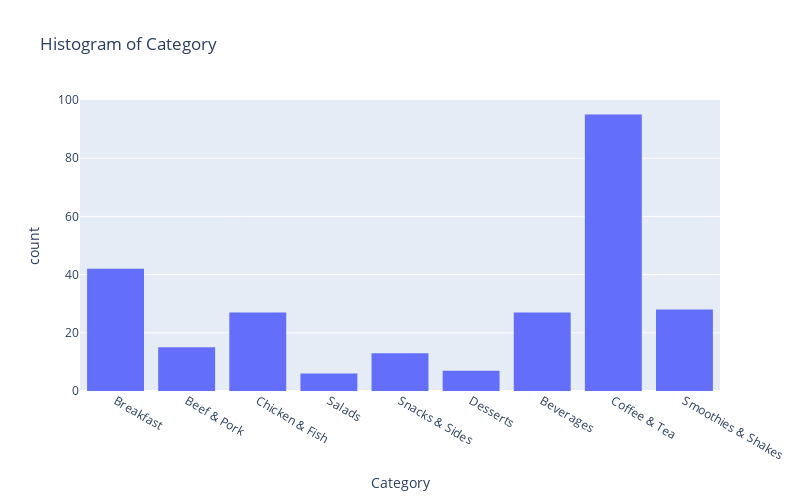

The cell this chart's notebook holds for it:
### Code cell
#Using plotly Express as px
fig = px.histogram(data_frame=df, x="Category",
                   title="Histogram of Category",
                   width=800, height=500)
fig.show()
pio.write_html(fig, file="HistogramOfCategory.html", auto_open=True)

### Figure 1 — Plotly figure (JSON) as saved in the notebook; plotly's stock layout.template omitted (floating-point values rounded to 4 significant figures; data arrays with more than 128 entries replaced by an {"elided": "..."} marker saying what was removed)
{"data": [{"alignmentgroup": "True", "bingroup": "x", "hovertemplate": "Category=%{x}<br>count=%{y}<extra></extra>", "legendgroup": "", "marker": {"color": "#636efa", "pattern": {"shape": ""}}, "name": "", "offsetgroup": "", "orientation": "v", "showlegend": false, "type": "histogram", "x": {"elided": "260 str values"}, "xaxis": "x", "yaxis": "y"}], "layout": {"barmode": "relative", "height": 500, "legend": {"tracegroupgap": 0}, "title": {"text": "Histogram of Category"}, "width": 800, "xaxis": {"anchor": "y", "domain": [0, 1], "title": {"text": "Category"}}, "yaxis": {"anchor": "x", "domain": [0, 1], "title": {"text": "count"}}}}
